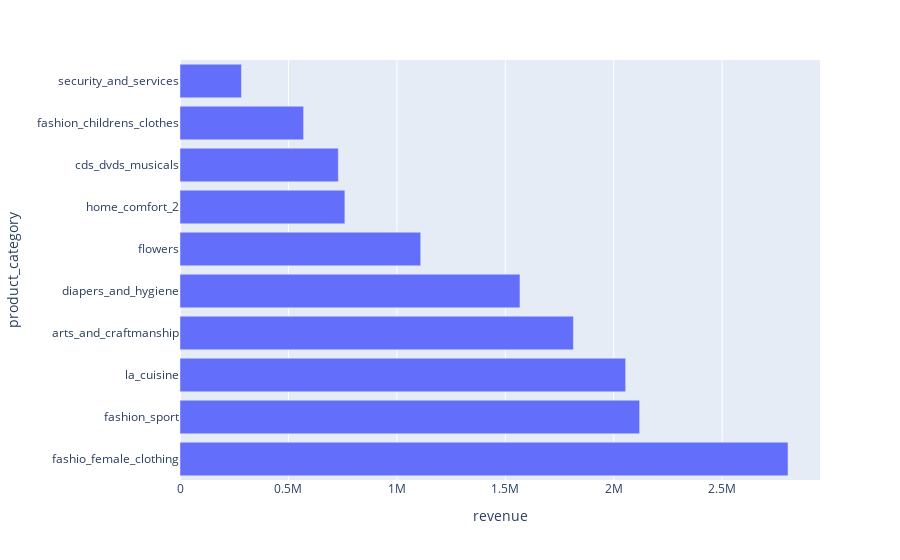

Notebook source saved alongside this figure:
### Code cell
df_grouped_category.sort_values(by=['revenue'], ascending=True, inplace=True)
fig = px.bar(df_grouped_category.iloc[:10], x='revenue', orientation='h', y='product_category')
fig.update_yaxes(categoryorder='total descending')
fig

### Figure 1 — Plotly figure (JSON) as saved in the notebook; plotly's stock layout.template omitted (floating-point values rounded to 4 significant figures)
{"data": [{"alignmentgroup": "True", "hovertemplate": "revenue=%{x}<br>product_category=%{y}<extra></extra>", "legendgroup": "", "marker": {"color": "#636efa"}, "name": "", "offsetgroup": "", "orientation": "h", "showlegend": false, "textposition": "auto", "type": "bar", "x": [283290, 569850, 730000, 760270, 1110040, 1567590, 1814010, 2054990, 2119510, 2803640], "xaxis": "x", "y": ["security_and_services", "fashion_childrens_clothes", "cds_dvds_musicals", "home_comfort_2", "flowers", "diapers_and_hygiene", "arts_and_craftmanship", "la_cuisine", "fashion_sport", "fashio_female_clothing"], "yaxis": "y"}], "layout": {"autosize": true, "barmode": "relative", "legend": {"tracegroupgap": 0}, "margin": {"t": 60}, "xaxis": {"anchor": "y", "autorange": true, "domain": [0, 1], "range": [0, 2951200], "title": {"text": "revenue"}, "type": "linear"}, "yaxis": {"anchor": "x", "autorange": true, "categoryorder": "total descending", "domain": [0, 1], "range": [-0.5, 9.5], "title": {"text": "product_category"}, "type": "category"}}}
